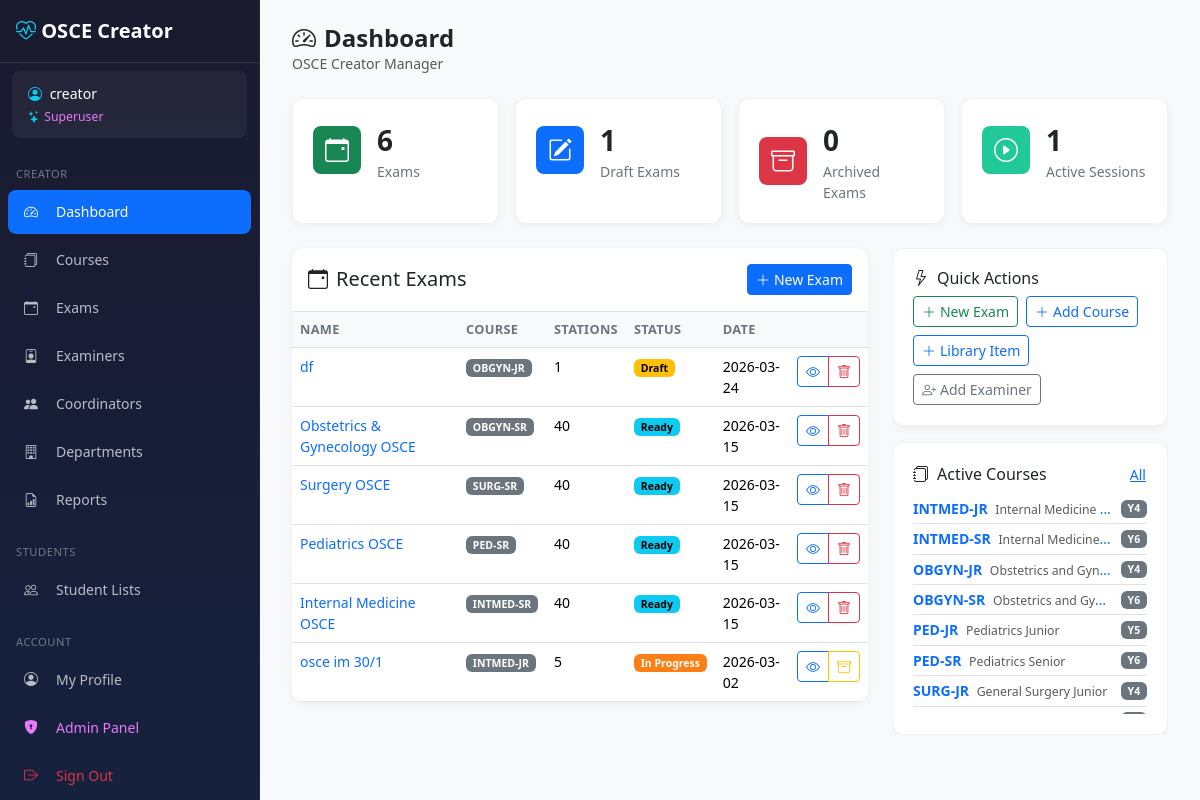
The page /creator/ (signed in) on the database as committed earlier.
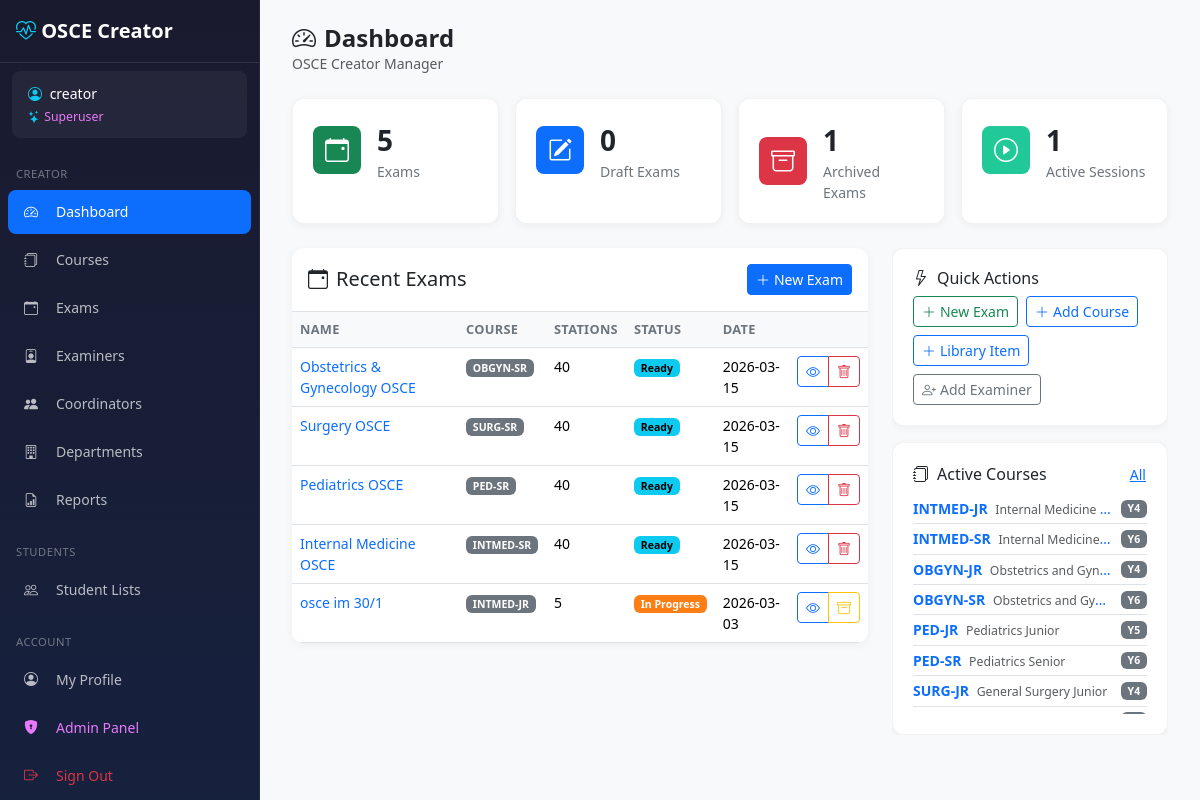
The same page on the database as committed later.
### core/models/exam.py (models this page shows, shortened)
class Exam(TimestampMixin):
    id = models.UUIDField(primary_key=True, default=uuid.uuid4, editable=False)
    course = models.ForeignKey(
        'core.Course', on_delete=models.CASCADE, related_name='exams', db_index=True
    )
    name = models.CharField(max_length=100)
    description = models.TextField(blank=True, default='')
    exam_date = models.DateField()
    department = models.CharField(max_length=100, blank=True, default='')
    number_of_stations = models.IntegerField(default=4)
    station_duration_minutes = models.IntegerField(default=8)
    exam_weight = models.DecimalField(
        max_digits=6, decimal_places=2,
        null=True, blank=True,
        help_text='Final grade weight (e.g. 40 means the exam is marked out of 40 regardless of total station marks)'
    )
    status = models.CharField(max_length=20, default='draft')
    is_deleted = models.BooleanField(default=False, db_index=True)
    deleted_at = models.IntegerField(null=True, blank=True)
    deleted_by = models.IntegerField(null=True, blank=True)
    class Meta:
        db_table = 'exams'

### core/models/course.py (models this page shows, shortened)
class Course(TimestampMixin):
    id = models.AutoField(primary_key=True)
    code = models.CharField(max_length=20, unique=True)
    short_code = models.CharField(max_length=20, blank=True, default='')
    name = models.CharField(max_length=100)
    description = models.TextField(blank=True, default='')
    year_level = models.IntegerField(default=1)
    department = models.ForeignKey(
        'core.Department',
        on_delete=models.SET_NULL,
        null=True, blank=True,
        related_name='courses',
        help_text='Department responsible for this course',
    )
    osce_mark = models.PositiveIntegerField(
        null=True, blank=True,
        help_text='Total OSCE mark for this course (entered manually, e.g. 50)',
    )
    class Meta:
        db_table = 'courses'

### creator/views/dashboard.py (the view)
# urls.py: path('', dashboard.dashboard, name='dashboard'),
@login_required
def dashboard(request):
    courses = Course.objects.all()
    exams = Exam.objects.filter(is_deleted=False) \
        .select_related('course') \
        .order_by('-created_at')[:10]
    stats = {
        'exams': Exam.objects.filter(is_deleted=False).count(),
        'archived_exams': Exam.objects.filter(is_deleted=True).count(),
        'active_sessions': ExamSession.objects.filter(
            exam__is_deleted=False, status='in_progress'
        ).count(),
        'draft_exams': Exam.objects.filter(status='draft', is_deleted=False).count(),
    }
    return render(request, 'creator/dashboard.html', {
        'courses': courses,
        'exams': exams,
        'stats': stats,
    })

### core/context_processors.py (called while the page is built)
def admin_token(request):
    if hasattr(request, 'user') and request.user.is_authenticated and request.user.is_staff:
        return {'ADMIN_TOKEN': settings.SECRET_ADMIN_URL}
    return {'ADMIN_TOKEN': ''}

### core/models/examiner.py (called while the page is built)
    @property
    def display_name(self):
        if self.title:
            return f"{self.title} {self.full_name}"
        return self.full_name

### core/templatetags/osce_filters.py (called while the page is built)
@register.filter(name='status_label')
def status_label_filter(value):
    LABELS = {
        'draft':       'Draft',
        'ready':       'Ready',
        'scheduled':   'Scheduled',
        'in_progress': 'In Progress',
        'completed':   'Completed',
        'archived':    'Archived',
        'cancelled':   'Cancelled',
    }
    if not value:
        return ''
    return LABELS.get(str(value), str(value).replace('_', ' ').title())

### templates/creator/dashboard.html (shortened to what the changed rows need)
{% extends 'creator/base_creator.html' %}
{% load osce_filters %}
{% block content %}
<div class="page-header">
    <h1><i class="bi bi-speedometer2 me-2"></i>Dashboard</h1>
</div>
<div class="row g-3 mb-4">
    <div class="col-md-3">
        <div class="stat-card">
            <div class="d-flex align-items-center">
                <div>
                    <div class="stat-value">{{ stats.exams }}</div>
                    <div class="stat-label">Exams</div>
                </div>
            </div>
        </div>
    </div>
    <div class="col-md-3">
        <div class="stat-card">
            <div class="d-flex align-items-center">
                <div>
                    <div class="stat-value">{{ stats.draft_exams }}</div>
                    <div class="stat-label">Draft Exams</div>
                </div>
            </div>
        </div>
    </div>
    <div class="col-md-3">
        <div class="stat-card">
            <div class="d-flex align-items-center">
                <div>
                    <div class="stat-value">{{ stats.archived_exams }}</div>
                    <div class="stat-label">Archived Exams</div>
                </div>
            </div>
        </div>
    </div>
</div>
<div class="row g-4">
    <div class="col-md-8">
        <div class="table-card">
            <div class="table-responsive">
            <table class="table table-hover">
                <thead>
                    <tr>
                        <th>Name</th>
                        <th>Course</th>
                        <th>Stations</th>
                        <th>Status</th>
                        <th>Date</th>
                        <th></th>
                    </tr>
                </thead>
                <tbody>
                    {% for exam in exams %}
                    <tr>
                        <td>
                            <a href="{% url 'creator:exam_detail' exam.id %}" class="text-decoration-none">
                                {{ exam.name }}
                            </a>
                        </td>
                        <td>
                            {% if exam.course %}
                                <span class="badge bg-secondary">{{ exam.course.code }}</span>
                            {% endif %}
                        </td>
                        <td>{{ exam.stations.count }}</td>
                        <td>
                            <span class="badge badge-{{ exam.status }}">{{ exam.status|status_label }}</span>
                        </td>
                        <td>{{ exam.exam_date|date:"Y-m-d"|default:"-" }}</td>
                        <td>
                            <div class="btn-group btn-group-sm">
                                <a href="{% url 'creator:exam_detail' exam.id %}"
                                   class="btn btn-outline-primary" title="View">
                                    <i class="bi bi-eye"></i>
                                </a>
                                {% if exam.status == 'draft' or exam.status == 'ready' %}
                                    <button type="button" class="btn btn-outline-danger" title="Delete"
                                            data-bs-toggle="modal" data-bs-target="#deleteExamModal"
                                            data-exam-id="{{ exam.id }}" data-exam-name="{{ exam.name }}">
                                        <i class="bi bi-trash"></i>
                                    </button>
                                {% elif exam.status == 'in_progress' or exam.status == 'completed' %}
                                    <button type="button" class="btn btn-outline-warning" title="Archive"
                                            data-bs-toggle="modal" data-bs-target="#archiveExamModal"
                                            data-exam-id="{{ exam.id }}" data-exam-name="{{ exam.name }}">
                                        <i class="bi bi-archive"></i>
                                    </button>
                                {% endif %}
                            </div>
                        </td>
                    </tr>
                    {% endfor %}
                </tbody>
            </table>
            </div>
        </div>
    </div>
    <div class="col-md-4">
        <div class="sidebar-sticky-panel">
        <div class="stat-card">
            <ul class="list-group list-group-flush" style="max-height:220px; overflow-y:auto;">
                {% for course in courses|slice:":8" %}
                <li class="list-group-item d-flex justify-content-between align-items-center px-0 py-1">
                    <a href="{% url 'creator:course_detail' course.id %}" class="text-decoration-none text-truncate me-2" style="min-width:0;">
                        <strong>{{ course.code }}</strong>
                        <span class="text-muted ms-1 small">{{ course.name|truncatechars:25 }}</span>
                    </a>
                    <span class="badge bg-secondary flex-shrink-0">Y{{ course.year_level }}</span>
                </li>
                {% empty %}
                <li class="list-group-item text-center text-muted px-0 py-2 small">
                    No courses yet
                </li>
                {% endfor %}
            </ul>
        </div>
        </div>
    </div>
</div>
{% endblock %}

Rows that differ between the two databases and show on the page:
removed Exam: name "df", course.code "OBGYN-JR", stations.count "1", status|status_label "Draft", exam_date "2026-03-24"
changed Exam "osce im 30/1": exam_date "2026-03-02" → "2026-03-03"
Other text that changed with them:
{{ stats.exams }}: "6" → "5"
{{ stats.draft_exams }}: "1" → "0"
{{ stats.archived_exams }}: "0" → "1"
